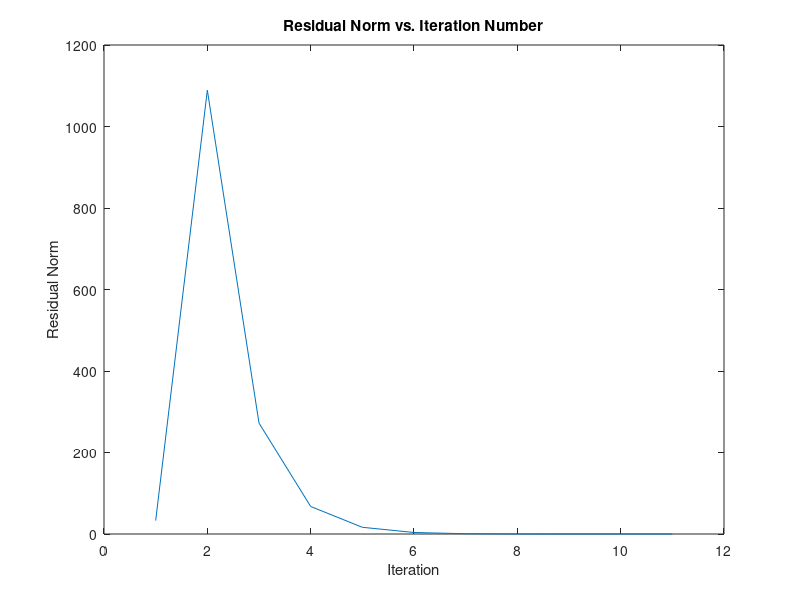

Write MATLAB code to recreate this figure.
f = @(x) [x(1)^2 + x(2) - 33; x(1) - x(2)^2 - 4; x(1) + x(2) + x(3)];
J = @(x) [2*x(1), 1, 0; 1, -2*x(2), 0; 1, 1, 1];
x0 = [0; 0; 0];
tol = 1e-15;
max_iterations = 500;
res_norm = zeros(max_iterations, 1);

% Iterate using Newton's Method
for i = 1:max_iterations
    % Evaluate the function and Jacobian at the current guess
    fx = f(x0);
    Jx = J(x0);    
    % Compute the Newton update and update the guess
    dx = -Jx \ fx;
    x0 = x0 + dx;
    
    % Compute the residual norm and store it for plotting
    res_norm(i) = norm(fx, inf);
    if res_norm(i) < tol
        disp(x0);
        disp("Here is the iteration time: ");
        disp(i);
        break;
    end
end

% Plot the residual norm vs. iteration number
plot(1:i, res_norm(1:i));
xlabel('Iteration');
ylabel('Residual Norm');
title('Residual Norm vs. Iteration Number');



